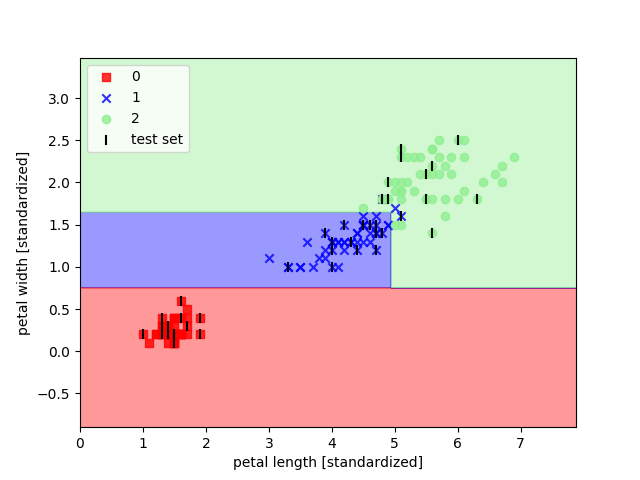

Write Python code to recreate this figure.
import matplotlib.pyplot as plt
import numpy as np
from Util import plot_decision_regions
from sklearn.tree import DecisionTreeClassifier
from sklearn.tree import export_graphviz
from sklearn import datasets
from sklearn.cross_validation import train_test_split
from sklearn.preprocessing import StandardScaler

iris = datasets.load_iris()
X = iris.data[:, [2, 3]]
y = iris.target

X_train, X_test, y_train, y_test = train_test_split(
    X, y, test_size=0.3, random_state=0)
sc = StandardScaler()
sc.fit(X_train)
X_train_std = sc.transform(X_train)
X_test_std = sc.transform(X_test)
X_combined = np.vstack((X_train, X_test))
y_combined = np.hstack((y_train, y_test))

tree = DecisionTreeClassifier(criterion='entropy', max_depth=3, random_state=0)
tree.fit(X_train, y_train)
plot_decision_regions(X_combined, y_combined,
                      classifier=tree, test_idx=range(105, 150))

plt.xlabel('petal length [standardized]')
plt.ylabel('petal width [standardized]')
plt.legend(loc='upper left')
export_graphviz(tree, out_file='tree.dot', feature_names=[
                'petal length', 'petal width'])

plt.show()
